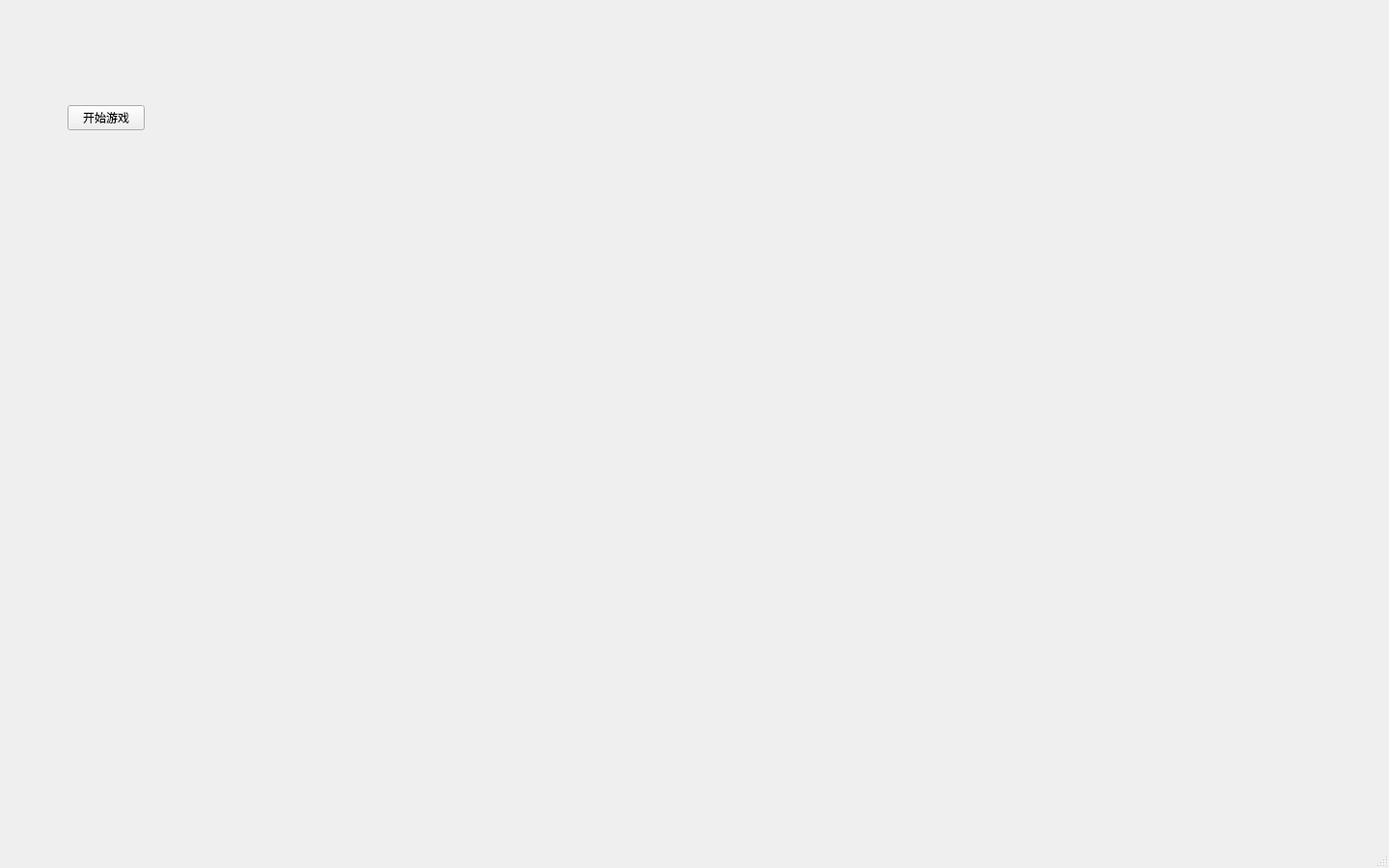
<?xml version="1.0" encoding="UTF-8"?>
<ui version="4.0">
 <class>MainWindow</class>
 <widget class="QMainWindow" name="MainWindow">
  <property name="geometry">
   <rect>
    <x>0</x>
    <y>0</y>
    <width>1440</width>
    <height>900</height>
   </rect>
  </property>
  <property name="sizePolicy">
   <sizepolicy hsizetype="Minimum" vsizetype="Minimum">
    <horstretch>0</horstretch>
    <verstretch>0</verstretch>
   </sizepolicy>
  </property>
  <property name="windowTitle">
   <string>MainWindow</string>
  </property>
  <widget class="QWidget" name="centralwidget">
   <property name="sizePolicy">
    <sizepolicy hsizetype="Minimum" vsizetype="Maximum">
     <horstretch>0</horstretch>
     <verstretch>0</verstretch>
    </sizepolicy>
   </property>
   <widget class="QWidget" name="verticalLayoutWidget">
    <property name="geometry">
     <rect>
      <x>30</x>
      <y>30</y>
      <width>160</width>
      <height>131</height>
     </rect>
    </property>
    <layout class="QVBoxLayout" name="mainLayout" stretch="1,1,1,1,1">
     <item>
      <spacer name="verticalSpacer_2">
       <property name="orientation">
        <enum>Qt::Vertical</enum>
       </property>
       <property name="sizeHint" stdset="0">
        <size>
         <width>20</width>
         <height>40</height>
        </size>
       </property>
      </spacer>
     </item>
     <item>
      <layout class="QHBoxLayout" name="horizontalLayout_2">
       <item>
        <spacer name="horizontalSpacer_4">
         <property name="orientation">
          <enum>Qt::Horizontal</enum>
         </property>
         <property name="sizeHint" stdset="0">
          <size>
           <width>40</width>
           <height>20</height>
          </size>
         </property>
        </spacer>
       </item>
       <item>
        <spacer name="horizontalSpacer_3">
         <property name="orientation">
          <enum>Qt::Horizontal</enum>
         </property>
         <property name="sizeHint" stdset="0">
          <size>
           <width>40</width>
           <height>20</height>
          </size>
         </property>
        </spacer>
       </item>
      </layout>
     </item>
     <item>
      <spacer name="verticalSpacer_3">
       <property name="orientation">
        <enum>Qt::Vertical</enum>
       </property>
       <property name="sizeHint" stdset="0">
        <size>
         <width>20</width>
         <height>40</height>
        </size>
       </property>
      </spacer>
     </item>
     <item>
      <layout class="QHBoxLayout" name="horizontalLayout">
       <property name="sizeConstraint">
        <enum>QLayout::SetDefaultConstraint</enum>
       </property>
       <property name="topMargin">
        <number>0</number>
       </property>
       <item>
        <spacer name="horizontalSpacer">
         <property name="orientation">
          <enum>Qt::Horizontal</enum>
         </property>
         <property name="sizeHint" stdset="0">
          <size>
           <width>40</width>
           <height>20</height>
          </size>
         </property>
        </spacer>
       </item>
       <item>
        <widget class="QPushButton" name="startBtn">
         <property name="text">
          <string>开始游戏</string>
         </property>
        </widget>
       </item>
       <item>
        <spacer name="horizontalSpacer_2">
         <property name="orientation">
          <enum>Qt::Horizontal</enum>
         </property>
         <property name="sizeHint" stdset="0">
          <size>
           <width>40</width>
           <height>20</height>
          </size>
         </property>
        </spacer>
       </item>
      </layout>
     </item>
     <item>
      <spacer name="verticalSpacer">
       <property name="orientation">
        <enum>Qt::Vertical</enum>
       </property>
       <property name="sizeHint" stdset="0">
        <size>
         <width>20</width>
         <height>40</height>
        </size>
       </property>
      </spacer>
     </item>
    </layout>
   </widget>
  </widget>
  <widget class="QMenuBar" name="menubar">
   <property name="geometry">
    <rect>
     <x>0</x>
     <y>0</y>
     <width>1440</width>
     <height>21</height>
    </rect>
   </property>
  </widget>
  <widget class="QStatusBar" name="statusbar"/>
 </widget>
 <resources/>
 <connections/>
</ui>
